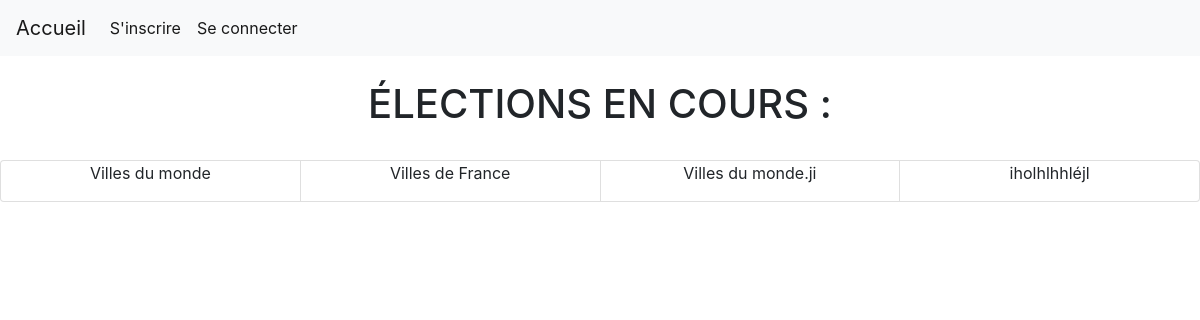
Page /ProjetWebS4/ProjetWebS4-04-28/index.php on the committed database.
### tables this page shows
CREATE TABLE `Election` (
  `IdElection` int(10) NOT NULL AUTO_INCREMENT,
  `Intitule` varchar(50) NOT NULL,
  `estTerminee` tinyint(4) NOT NULL,
  `IdOrga` int(10) NOT NULL,
  PRIMARY KEY (IdElection),
  FOREIGN KEY (`IdOrga`) REFERENCES `Utilisateur` (`IdUtilisateur`)
);

### ProjetWebS4/ProjetWebS4-04-28/index.php (the view, shortened to what this page needs)
<!DOCTYPE html>
<html>
<head>
	<link rel="stylesheet" href="https://stackpath.bootstrapcdn.com/bootstrap/4.3.1/css/bootstrap.min.css">
</head>
<header>
	<nav class="navbar navbar-expand-lg navbar-light bg-light">
		<div class="collapse navbar-collapse" id="navbarTogglerDemo01">
			<a class="navbar-brand" href="index.php">Accueil</a>
    		<ul class="navbar-nav mr-auto mt-2 mt-lg-0">
      		<li class="nav-item active">
        		<a class="nav-link" href="inscription.php">S'inscrire</a>
      		</li>
      		<li class="nav-item active">
        		<a class="nav-link" href="connexion.php">Se connecter</a>
      		</li>
  		</div>
	</nav>
</header>
<body>
	<div style="text-align: center;"><br><h1 class="h1">ÉLECTIONS EN COURS :</h1><br></div>
	<div class="card-group">
			<?php
				$connexion = mysqli_connect("localhost", "root", "") or die("Impossible de se connecter : " . mysqli_error($connexion));
				mysqli_select_db($connexion, "ProjetWebS4");
				$requete = "SELECT * FROM Election";
				$resultatreq = mysqli_query($connexion,$requete);
				if($resultatreq)
				{
					while($ligneResultat = mysqli_fetch_array($resultatreq))
					{
						if($ligneResultat['estTerminee']==0){
							echo "<div class='card' style='text-align:center;'>";
							echo "<p>".$ligneResultat['Intitule']."</p>";
							echo "</div>";
						}
					}
				}
				else
				{
					echo "Impossible de charger les elections en cours";
				}
			?>
	</div>
</body>
</html>

### rows in the picture
election: Intitule "Villes du monde"
election: Intitule "Villes de France"
election: Intitule "Villes du monde.ji"
election: Intitule "iholhlhhléjl"
